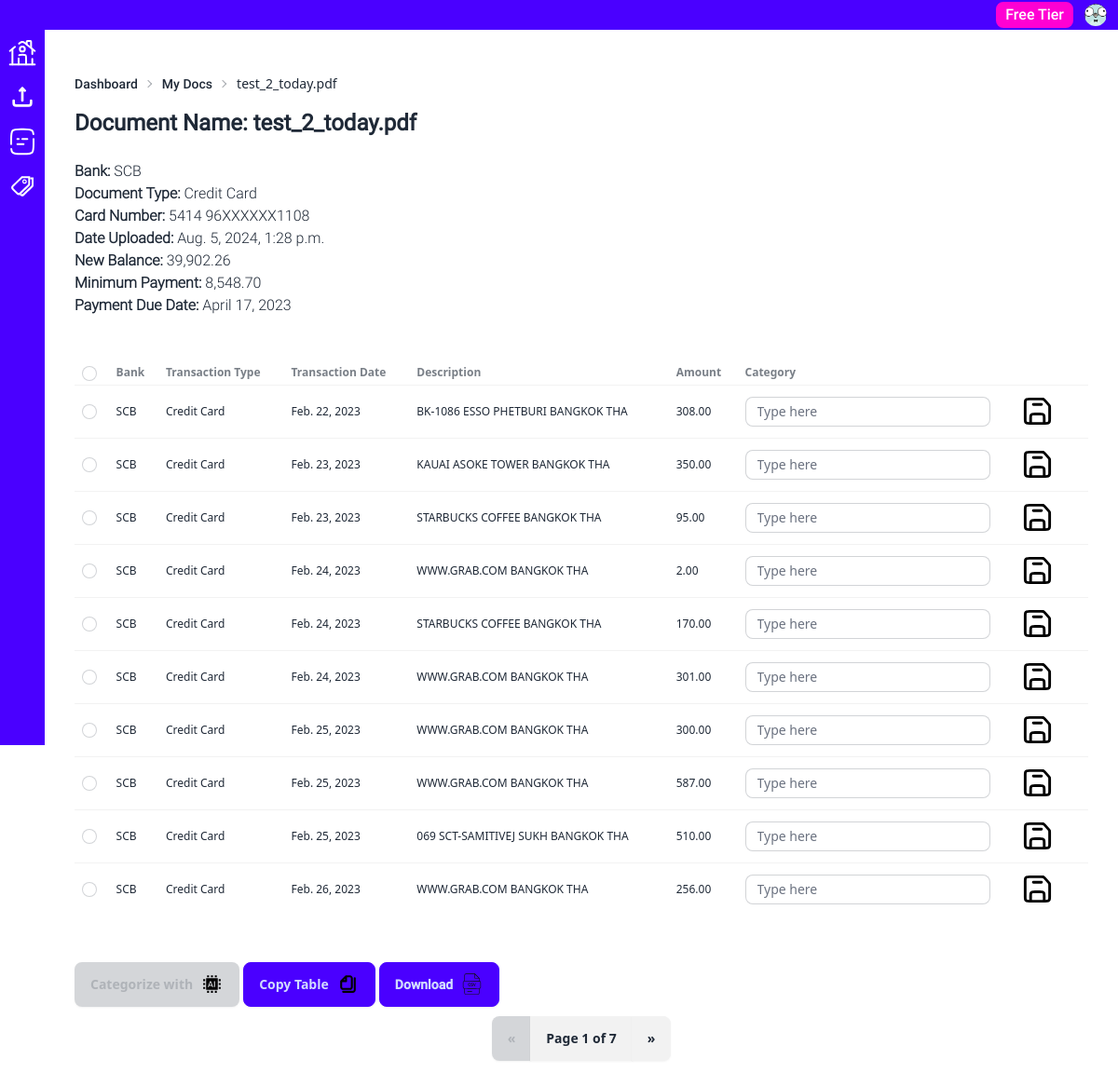
The app's page /upload_doc/my_docs/27/credit-card (signed in), older data.
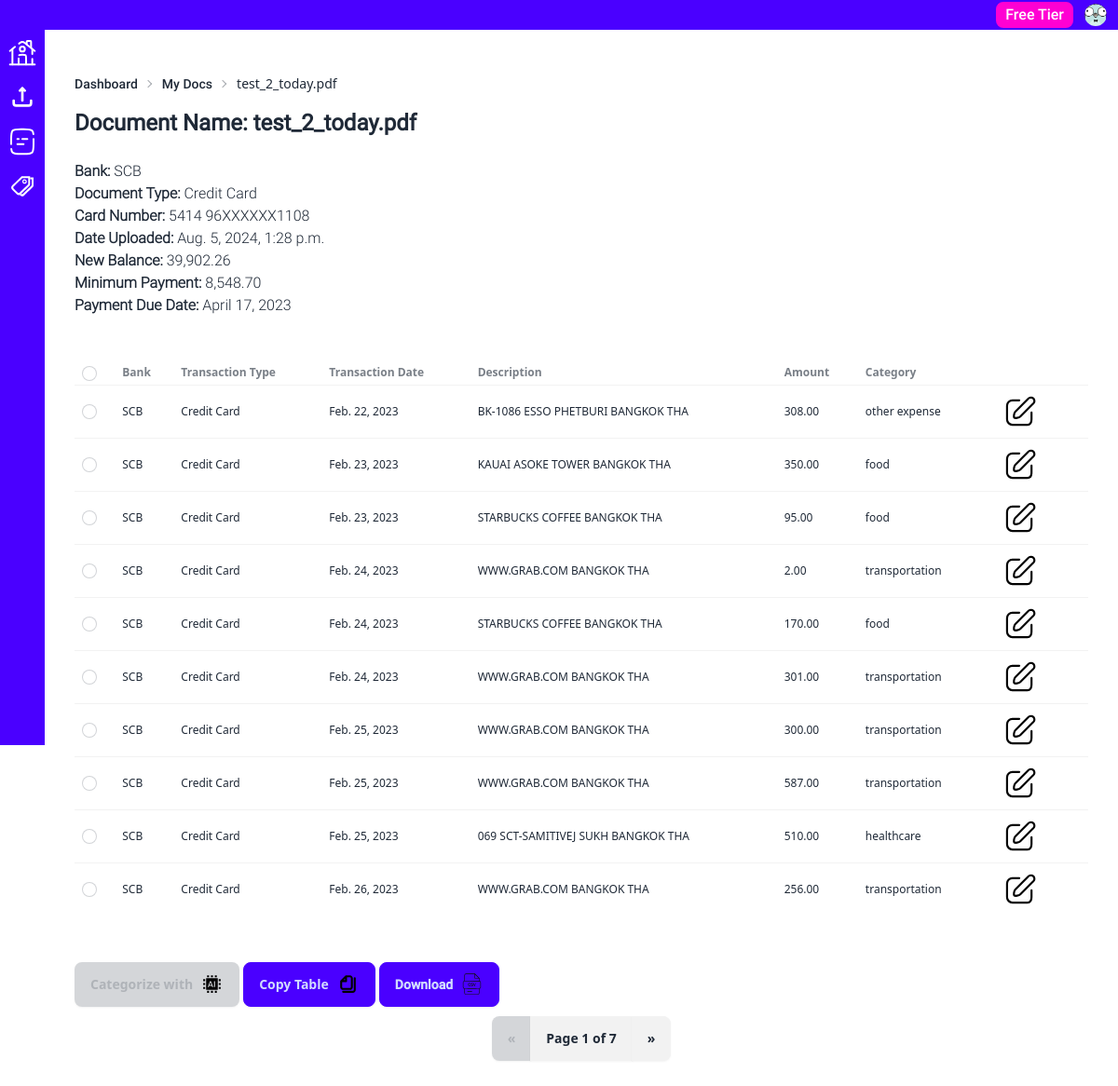
The same page, newer data.
### upload_doc/models.py (models this page shows, shortened)
class TransactionDetail(models.Model):
    document = models.ForeignKey(
        Document,
        on_delete=models.CASCADE,
        related_name="transaction_details",
    )
    transaction_date = models.DateField(null=True, blank=True)
    posting_date = models.DateField(null=True, blank=True)
    description = models.CharField(
        max_length=255,
        null=True,
        blank=True,
    )
    foreign_currency = models.CharField(
        max_length=255,
        null=True,
        blank=True,
    )
    amount = models.DecimalField(
        max_digits=10,
        decimal_places=2,
        null=True,
        blank=True,
    )
    expense_category = models.ForeignKey(
        ExpenseCategory,
        on_delete=models.CASCADE,
        related_name="transaction_details",
        null=True,
        blank=True,
    )
    ending_balance = models.DecimalField(
        max_digits=10,
        decimal_places=2,
        null=True,
        blank=True,
    )
    saved = models.BooleanField(default=False)
    account_category = models.ForeignKey(
        "AccountCategory",
        on_delete=models.CASCADE,
        related_name="transaction_details",
        null=True,
        blank=True,
    )
    gl_account = models.ForeignKey(
        "GLAccount",
        on_delete=models.CASCADE,
        related_name="transaction_details",
        null=True,
        blank=True,
    )

class ExpenseCategory(models.Model):
    user = models.ForeignKey(
        CustomUser,
        on_delete=models.CASCADE,
        related_name="expense_categories",
        null=True,
        blank=True,
    )
    name = models.CharField(max_length=100)

### upload_doc/views.py (the view, shortened to what this page needs)
def my_docs_detail(request, pk=None, transaction_type_slug=None):
    if request.method == "GET":
        if not request.user.is_anonymous and request.user.has_verified_email:
            user = request.user
            document = get_object_or_404(Document, pk=pk, user=user)
            balance_and_payment = get_object_or_404(
                BalanceAndPayment,
                document=document,
                user=user,
            )
            credit_card_summary = get_object_or_404(
                CreditCardSummary,
                document=document,
                user=user,
            )
            transaction_type = get_object_or_404(
                TransactionType,
                slug=transaction_type_slug,
            )
            print("transaction_type_slug: " + str(transaction_type.slug))
            transactions = document.transaction_details.all().order_by(
                "transaction_date"
            )
            paginator = Paginator(transactions, 10)
            page_number = request.GET.get("page", 1)
            page_obj = paginator.get_page(page_number)
            print("Page Number: " + str(page_number))
            if transaction_type.slug == "credit-card":
                print("Credit Card Template was accessed")
                context = {
                    "document": document,
                    "balance_and_payment": balance_and_payment,
                    "credit_card_summary": credit_card_summary,
                    "page_obj": page_obj,
                }
                return render(
                    request, "upload_doc/my_docs_detail_credit_card.html", context
                )
            else:
                return HttpResponseBadRequest()
        else:
            return HttpResponseForbidden()
    else:
        return HttpResponseNotAllowed(permitted_methods=["GET"])

### theme/templates/upload_doc/my_docs_detail_credit_card.html (shortened to what the changed rows need)
{% extends "../dashboard/dashboard_base.html" %}
{% load static %}
{% load humanize %}
{% block main %}
<div
  id="pagination_view_result"
  class="my-2 flex-col min-h-screen"
  _="
    def checkCheckboxes()
      set anyChecked to false
      for checkbox in <tbody input.checkbox/>
        if checkbox.checked
          set anyChecked to true
          break
        end
      end
      if not anyChecked
        if #select-all-checkbox.checked
          set #select-all-checkbox.checked to false
        end
        set #ai-button @disabled to true
      else
        remove @disabled from #ai-button
      end
    end
    on load
      checkCheckboxes()
    end
  "
>
  {% include "upload_doc/partials/my_docs_detail_cc_top_content.html" %}
  <div class="overflow-x-auto">
    <table
      class="my-10 table table-xs"
      id="transaction_table">
      <thead>
        <tr>
          <th>
            <label>
              <input id="select-all-checkbox" type="checkbox" class="checkbox checkbox-xs"
                _="
                on click
                  set .checkbox.checked to my.checked
                end
                on change
                  call checkCheckboxes()
                end
                "/>
            </label>
          </th>
          <th>Bank</th>
          <th>Transaction Type</th>
          <th>Transaction Date</th>
          <th>Description</th>
          <th>Amount</th>
          <th>Category</th>
          <th></th>
        </tr>
      </thead>
      <tbody id="transaction_table_body" name="transaction_table_body">
        {% for transaction in page_obj %}
        <tr id="transaction_row_{{ transaction.id}}">
          <td>
            {% if transaction.saved %}
            <input
              type="checkbox"
              class="checkbox checkbox-xs"
              disabled />
            {% else%}
            <input
              type="checkbox"
              class="checkbox checkbox-xs"
              name="transaction_ids"
              value="{{ transaction.id }}"
              _="
              on load
                set my.checked to false
              end
              on change
                call checkCheckboxes()
              end
              "/>
            {% endif %}
          </td>
          <td>{{ document.bank.name }}</td>
          <td>{{ document.transaction_type.name }}</td>
          <td>{{ transaction.transaction_date }}</td>
          <td>{{ transaction.description }}</td>
          <td>{{ transaction.amount|intcomma }}</td>
          {% if transaction.expense_category.name %}
          <td>{{ transaction.expense_category.name }}</td>
          <td>
            <div
              class="btn btn-ghost"
              hx-post="{% url 'edit_category' %}"
              hx-target="#transaction_row_{{ transaction.id }}"
              hx-swap="outerHTML"
              hx-trigger="click"
              hx-vals='{
              "transaction_id":"{{ transaction.id }}",
              "counter_loop":"{{ forloop.counter }}"
              }'>
              <img src="{% static 'svg/edit_icon.svg' %}" class="min-w-[25px] min-h-[25px]">
            </div>
          </td>
          {% else %}
          <td>
            <div class="data_inputs_{{ transaction.id }}">
              <input
                type="search"
                id="transaction_category_{{ transaction.id }}"
                name="transaction_category"
                placeholder="Type here"
                class="input input-bordered input-sm w-full max-w-xs"
                hx-post="{% url 'search_category' %}"
                hx-trigger="input changed delay:500ms, search"
                hx-target="#search_result_{{ transaction.id }}"
                hx-swap="innerHTML"
                hx-vals='{"transaction_id" : "{{ transaction.id }}"}'
                _="
                on click
                  set my @placeholder to ''
                end
                on keyup
                  remove .hidden from #search_result_{{ transaction.id }}
                end
                on keyup[key is 'Enter']
                  trigger click on the next .btn
                end
                on keyup[key is 'Escape']
                  add .hidden to #search_result_{{ transaction.id }} then
                  set my value to '{{ transaction.expense_category.name }}' then
                  trigger click on the next .btn
                end
                "
              />
            </div>
          </td>
          <td>
            <div
              class="btn btn-ghost"
              hx-post="{% url 'save_category' %}"
              hx-target="#transaction_row_{{ transaction.id }}"
              hx-swap="outerHTML"
              hx-trigger="click"
              hx-include=".data_inputs_{{ transaction.id }} input"
              hx-vals='{"transaction_id" : "{{ transaction.id }}"}'
            >
              <img src="{% static 'svg/save_icon.svg' %}" class="min-w-[25px] min-h-[25px]">
            </div>
          </td>
          {% endif %}
        </tr>
        {% endfor %}
      </tbody>
    </table>
  </div>
</div>
{% endblock %}

Row changes from the older to the newer data that the page shows:
changed TransactionDetail "BK-1086 ESSO PHETBURI BANGKOK THA": expense_category_id empty → 48 (drawn); expense_category.name (not shown) → "other expense"; expense_category_id: picture added; expense_category_id: picture removed
changed TransactionDetail "KAUAI ASOKE TOWER BANGKOK THA": expense_category_id empty → 57 (drawn); expense_category.name (not shown) → "food"; expense_category_id: picture added; expense_category_id: picture removed
changed TransactionDetail (number 3 of 10 on the later page): expense_category_id empty → 57 (drawn); expense_category.name (not shown) → "food"; expense_category_id: picture added; expense_category_id: picture removed
changed TransactionDetail (number 4 of 10 on the later page): expense_category_id empty → 36 (drawn); expense_category.name (not shown) → "transportation"; expense_category_id: picture added; expense_category_id: picture removed
changed TransactionDetail (number 5 of 10 on the later page): expense_category_id empty → 57 (drawn); expense_category.name (not shown) → "food"; expense_category_id: picture added; expense_category_id: picture removed
changed TransactionDetail (number 6 of 10 on the later page): expense_category_id empty → 36 (drawn); expense_category.name (not shown) → "transportation"; expense_category_id: picture added; expense_category_id: picture removed
changed TransactionDetail (number 7 of 10 on the later page): expense_category_id empty → 36 (drawn); expense_category.name (not shown) → "transportation"; expense_category_id: picture added; expense_category_id: picture removed
changed TransactionDetail (number 8 of 10 on the later page): expense_category_id empty → 36 (drawn); expense_category.name (not shown) → "transportation"; expense_category_id: picture added; expense_category_id: picture removed
changed TransactionDetail "069 SCT-SAMITIVEJ SUKH BANGKOK THA": expense_category_id empty → 38 (drawn); expense_category.name (not shown) → "healthcare"; expense_category_id: picture added; expense_category_id: picture removed
changed TransactionDetail "Feb. 26, 2023": expense_category_id empty → 36 (drawn); expense_category.name (not shown) → "transportation"; expense_category_id: picture added; expense_category_id: picture removed
